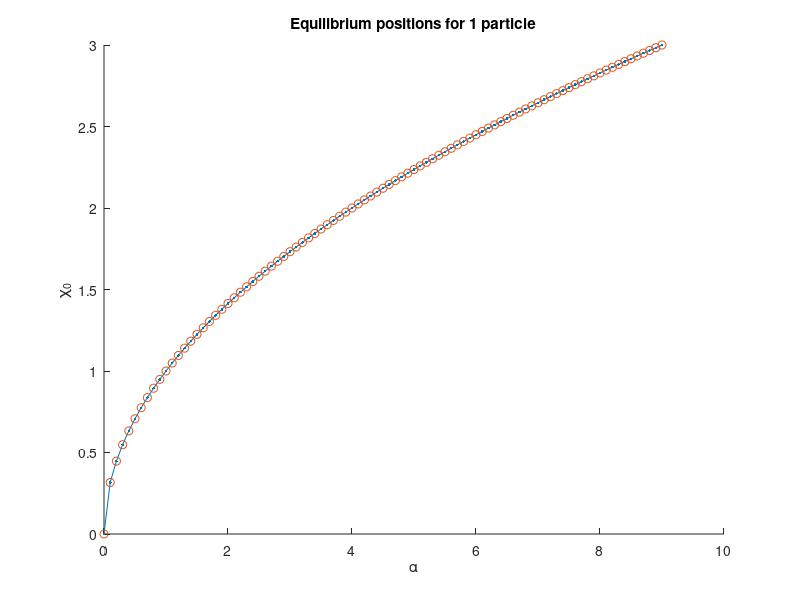
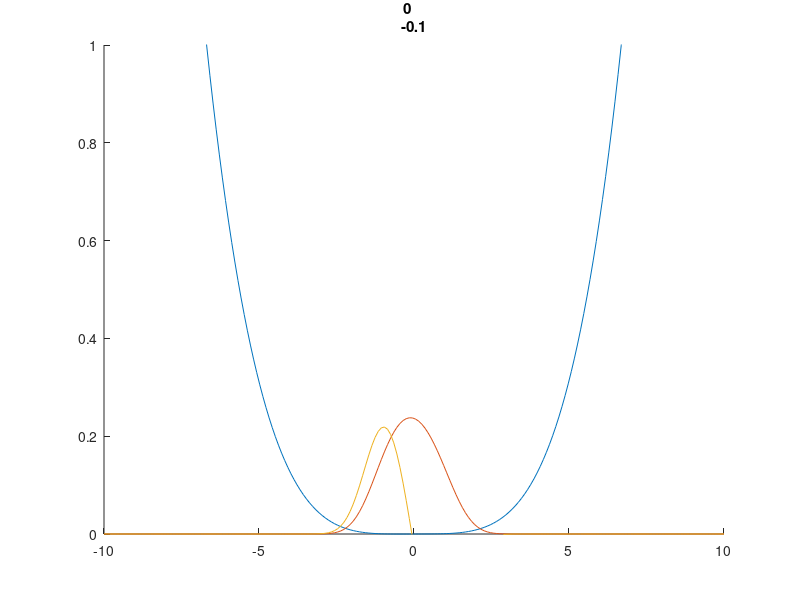

Write the MATLAB code that produced these figures, in order. (Note: this script raises an error after producing the figures.)
clc
clear all

Nx      = 200;
Alpha   = 0:0.1:9;
Kappa   = -0.1:0.002:0.1;

WaveFunction = zeros(length(Alpha), length(Kappa), Nx);

% 1 particle Equilibrium positions

Eq_Pos = [];

for i = 1:length(Alpha)
    a           = Alpha(i);
    Potential   = @(x) 0.25 * (x^2 - a)^2;
    options     = optimset('TolFun', 1e-14, 'TolX', 1e-14, 'MaxFunEvals', 10^9, 'MaxIter', 10^9);
    x_start     = 0;
    [x0, fval0] = fminsearch(Potential, x_start, options);
    Eq_Pos(i)   = x0;
end

figure(1)
clf(figure(1))
hold on
title('Equilibrium positions for 1 particle')
xlabel('\alpha')
ylabel('\chi_0')
plot(Alpha, Eq_Pos, '.-')
plot(Alpha, sqrt(abs(Alpha)), 'o')
hold off

Polarization                            = struct();

% Creating the potnential
for alphaInd = 1 : length(Alpha)
    a = Alpha(alphaInd);

    for kappaInd = 1:length(Kappa)
        k = Kappa(kappaInd);
        S   = linspace(-10, 10, Nx);
        dx  = S(2) - S(1);
        V   = 0.25 * (S.^2 - a).^2 - k * S;

        PotentialMtx = sparse(diag(V));
        for i = 2:Nx
            K = 1/(2 * dx^2);
            KineticMtx(i - 1, i) = -K;
            KineticMtx(i, i - 1) = -K;
        end
        Hamiltonian = PotentialMtx + sparse(KineticMtx);
        
        [Psi, E]    = eig(full(Hamiltonian));
        E           = diag(E);
        dE          = E(2) - E(1);
        
        Polarization.Splitting(alphaInd, kappaInd) = dE;

        figure(4)
        clf(figure(4))
        hold on
        title([a k])
        ylim([0 1])
        plot(S, 5*V/max(V))
        plot(S, (Psi(:, 1)/norm(Psi(:, 1))))
        plot(S, (Psi(:, 2)/norm(Psi(:, 2))))
        yline(0)
        ylim([-0.2 0.2])
        %Fr = getframe(gcf);
        %[Im(:, :, 1, alphaInd), Map] = rgb2ind(Fr.cdata, 8);
    
        hold off

        %Polarization calculation
        Int = 0;
        for i = 1:1
            for n = 1:Nx
                Int = Int + Psi(n, i)' * S(n) * Psi(n, i) * dx;
            end
            Pol(alphaInd, kappaInd) = Int;
        end

        WaveFunction(alphaInd, kappaInd, :) = Psi(:, 1);

        % Calculating the classical equilibrium positions
        a           = Alpha(alphaInd);
        k           = Kappa(kappaInd);
        Potential   = @(x) 0.25 * (x^2 - a)^2 + k * x;
        options     = optimset('TolFun', 1e-14, 'TolX', 1e-14, 'MaxFunEvals', 10^9, 'MaxIter', 10^9);
        x_start     = 0;
        [x0, fval0] = fminsearch(Potential, x_start, options);
        Eq_Pos(i)   = x0;
    
        
        ClassicalPol(alphaInd, kappaInd) = sum(x0);
    end
    
    

    Split(alphaInd, 1) = E(2) - E(1);
    Split(alphaInd, 2) = a;
end


figure(5)
clf(figure(5))
hold on
surf(Alpha, Kappa, Pol.','FaceAlpha',0.5)
xlabel('Alpha')
ylabel('Kappa')
zlabel('P')
hold off




Polarization.Info                       = '1 particle polarization and data structure.';
Polarization.Resolution                 = Nx;
Polarization.Alpha                      = Alpha;
Polarization.Kappa                      = Kappa;
Polarization.PolarizationMtx            = Pol;
Polarization.Splittings                 = Split(:, 1);
Polarization.GSWaveFunctionMtx          = WaveFunction;
Polarization.ClassicalPolarizationMtx   = ClassicalPol;

save('OneParticlePolarization', 'Polarization')
disp('Done with calculation')
